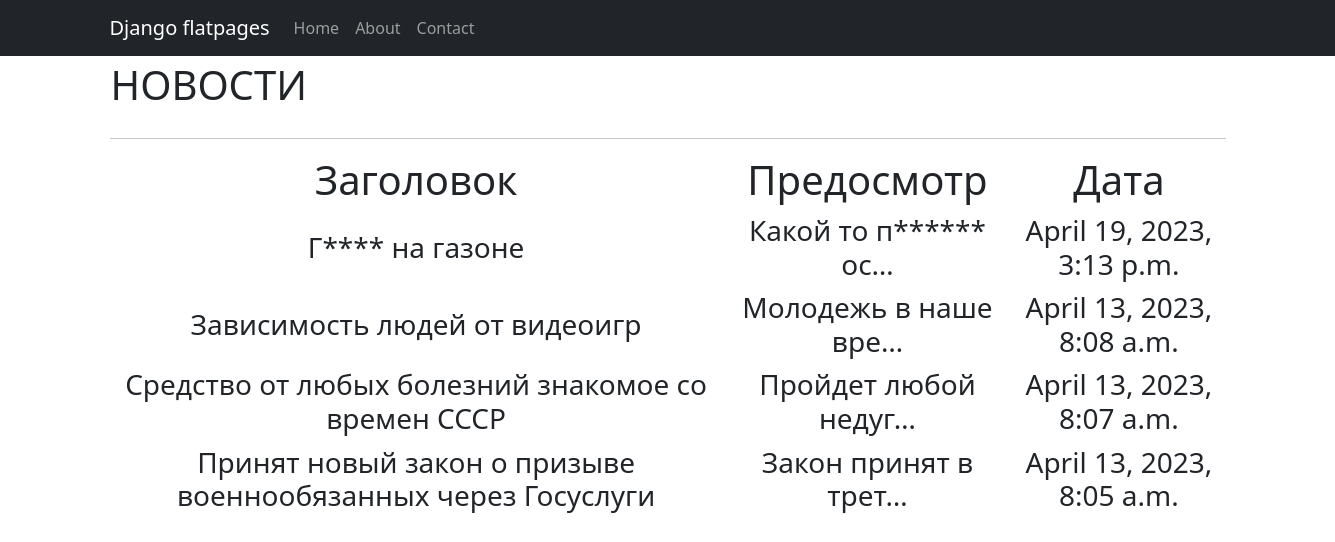
Page /news/ on the committed database.
### news/models.py (models this page shows, shortened)
class Post(models.Model):
    author = models.ForeignKey(Author, on_delete=models.CASCADE)
    NEWS = 'NW'
    ARTICLE = 'AR'
    CATEGORY_CHOICES = [
        (NEWS, 'Новость'),
        (ARTICLE, 'Статья')
    ]
    categoryType = models.CharField(max_length=2, choices=CATEGORY_CHOICES, default=ARTICLE)
    dateCreation = models.DateTimeField(auto_now_add=True)
    postCategory = models.ManyToManyField(Category, through='PostCategory')
    title = models.CharField(max_length=128)
    text = models.TextField()
    rating = models.SmallIntegerField(default=0)

### news/views.py (the view)
# urls.py: path('', NewsList.as_view()),
class NewsList(ListView):
    model = Post
    ordering = '-dateCreation'
    template_name = 'mainnews.html'
    context_object_name = 'posts'
    def get_context_data(self, **kwargs):
        context = super().get_context_data(**kwargs)
        context['time_now'] = datetime.utcnow()
        return context

### news/templatetags/custom_filters.py (called while the page is built)
@register.filter()
def censor(text):
    text_list = text.split()
    censored_list = []
    for word in text_list:
        clean_word = ''.join(c for c in word if c not in string.punctuation)
        if clean_word.lower() in BAD_WORDS:
            censored_word = clean_word[0] + (len(clean_word) - 1) * '*'
            censored_list.append(word.replace(clean_word, censored_word))
        else:
            censored_list.append(word)
    return ' '.join(censored_list)

### templates/mainnews.html (shortened to what this page needs)
{% extends 'flatpages/default.html'%}
{% load custom_filters %}
{% block content %}
    {% if posts %}
    <table>
        <tr>
            <td><h1>НОВОСТИ</h1></td>
            <td><h1><p style="text-indent:1060px">{{posts|length}}</p></h1></td>
        </tr>
    </table>
    <hr>
    <table>
        <tr>
            <td><h1>Заголовок</h1></td>
            <td><h1>Предосмотр</h1></td>
            <td><h1>Дата</h1></td>
        </tr>
        {% for news in posts %}
        <tr>
            <td><h3>{{ news.title|censor }}</h3></td>
            <td><h3>{{ news.text|truncatechars:20|censor }}</h3></td>
            <td><h3>{{ news.dateCreation }}</h3></td>
        </tr>
        {% endfor %}
    </table>
    {% else %}
        <h2>Новостей нет</h2>
    {% endif %}
{% endblock content %}

### templates/flatpages/default.html (shortened to what this page needs)
<!DOCTYPE html>
<html lang="en">
    <head>
        {% load static %}
        <link href="{% static 'css/styles.css' %}" rel="stylesheet" />
    </head>
    <body>
        <nav class="navbar navbar-expand-lg navbar-dark bg-dark static-top">
            <div class="container">
                <a class="navbar-brand" href="#">Django flatpages</a>
                 <div class="collapse navbar-collapse" id="navbarResponsive">
                    <ul class="navbar-nav ml-auto">
                        <li class="nav-item active">
                            <a class="nav-link" href="/home/">Home</a>
                        </li>
                        <li class="nav-item">
                            <a class="nav-link" href="/about/">About</a>
                        </li>
                        <li class="nav-item">
                            <a class="nav-link" href="/contacts/">Contact</a>
                        </li>
                    </ul>
                 </div>
            </div>
        </nav>
        <div class="container">
           <div class="row">
               <div class="col-lg-12 text-center">
                   {% block content %}{% endblock content %}
                </div>
           </div>
        </div>
    </body>
</html>

### rows in the picture
Post: title|censor "Г**** на газоне", text|censor "Какой то п****** ос…", dateCreation "April 19, 2023, 3:13 p.m."
Post: title|censor "Зависимость людей от видеоигр", text|censor "Молодежь в наше вре…", dateCreation "April 13, 2023, 8:08 a.m."
Post: title|censor "Средство от любых болезний знакомое со времен СССР", text|censor "Пройдет любой недуг…", dateCreation "April 13, 2023, 8:07 a.m."
Post: title|censor "Принят новый закон о призыве военнообязанных через Госуслуги", text|censor "Закон принят в трет…", dateCreation "April 13, 2023, 8:05 a.m."
